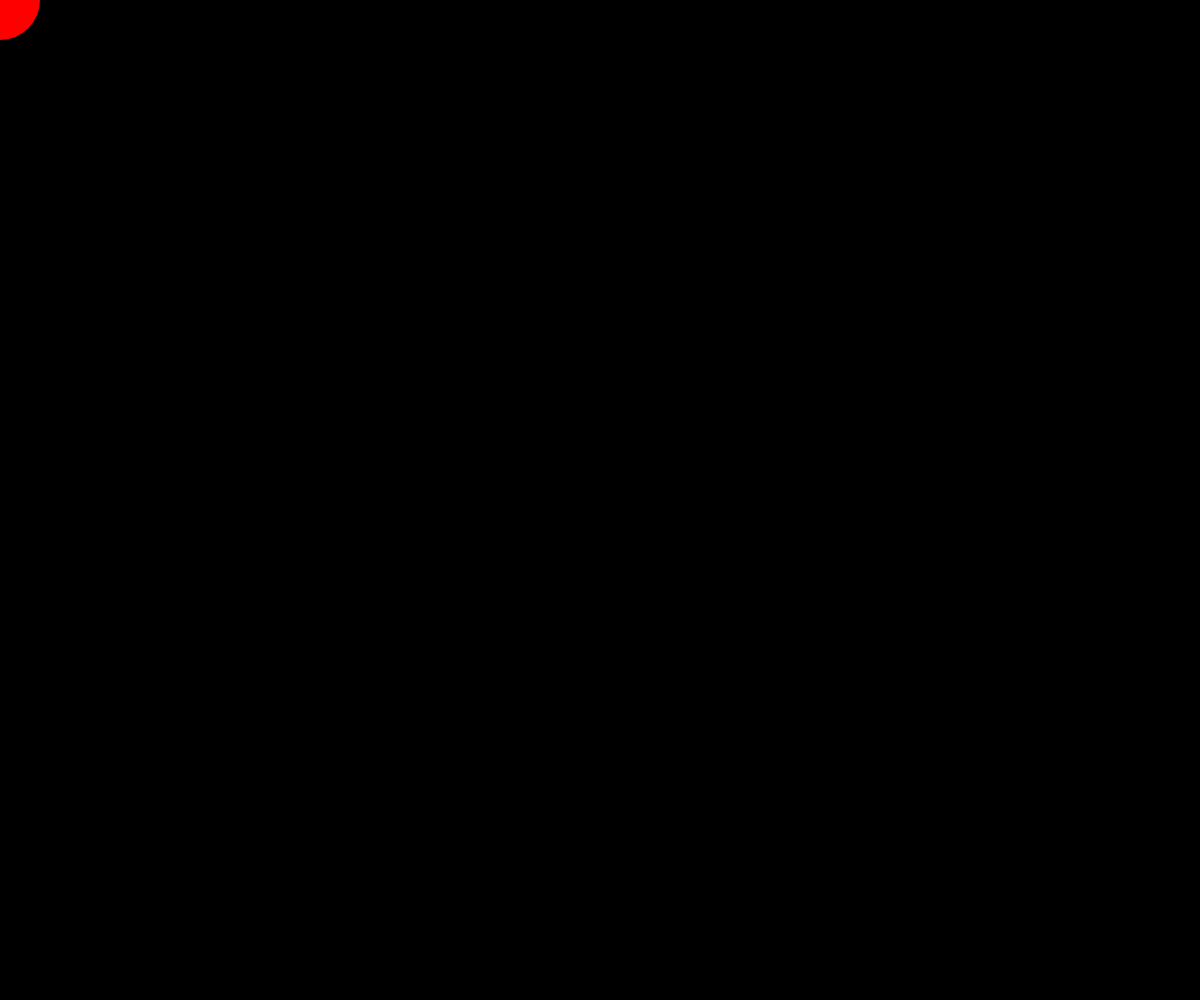
Frame 1 (no input)
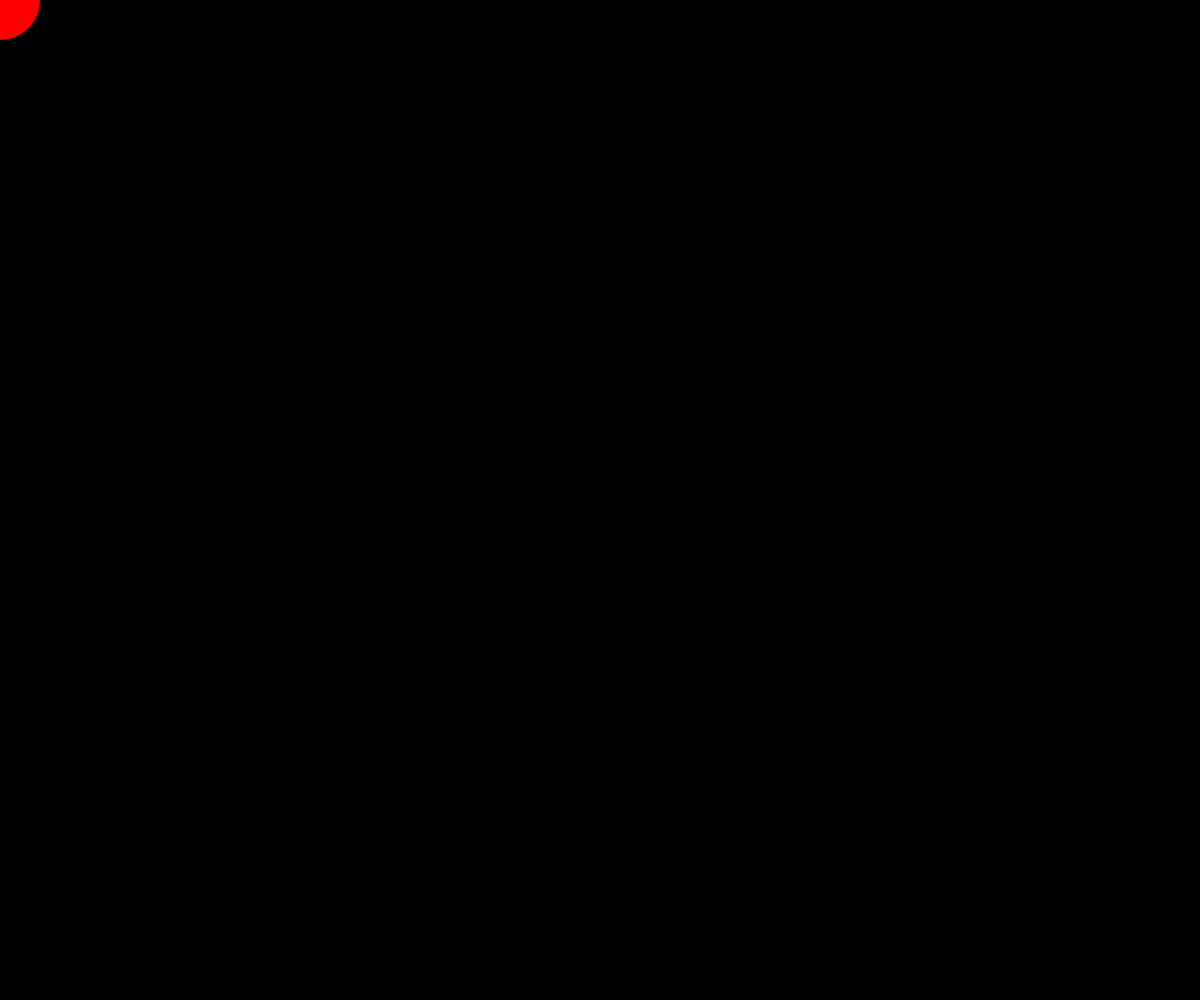
Frame 60 (no input)
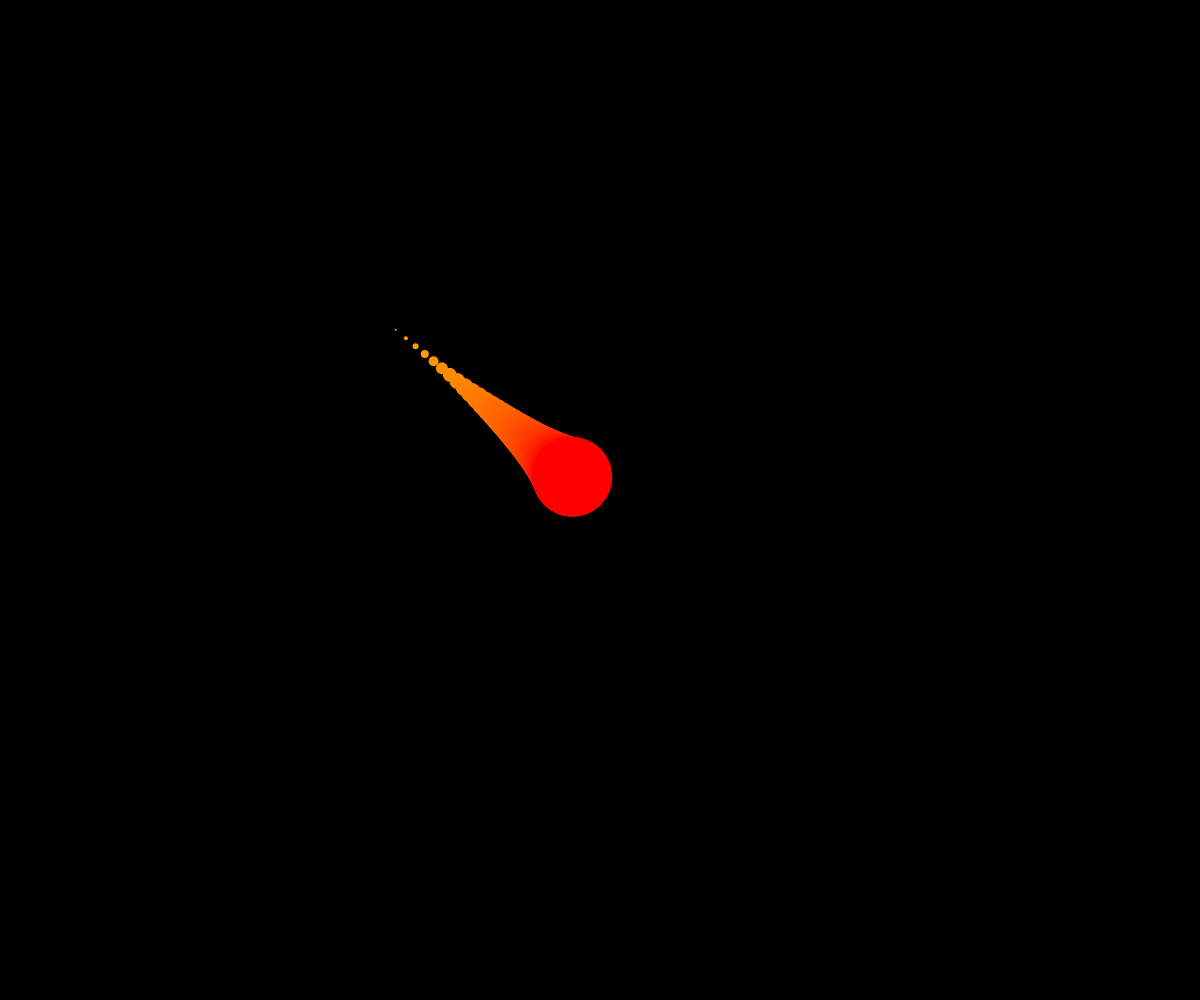
Frame 120 (the mouse pressed at the canvas centre since frame 60)

The p5.js sketch that drew these frames (run headless with seeded random() and noise() and a simulated clock; from frame 60 on, the mouse is pressed at the canvas centre):

// p5.js sketch
// ── sketch.js
let circles = [];
let mx, my;
let sp = 0.05;

function setup() {
  createCanvas(windowWidth, windowHeight);
  colorMode(HSB);
	
	mx = mouseX;
	my = mouseY;
}

function draw() {
  background(0);
  noStroke();
	
	mx += sp * (mouseX - mx);
  my += sp * (mouseY - my);

  circles.push(new Circle(mx, my));

  for (let i=0; i<circles.length; i++) {
    circles[i].display();
    if (circles[i].isDone()) circles.splice(i, 1);
  }
}

class Circle {
	constructor(_x, _y) {
    this.x = _x;
    this.y = _y;
    this.s = 80;
    this.hue = 0;
  }
 
  display() {
    this.col = color(this.hue, 100, 100);
    fill(this.col);
    ellipse(this.x, this.y, this.s);
    this.s -= 2;
    this.hue += 1;
  }
 
  isDone() {
    if(this.hue > 40) return true;
    else return false;
  }
}
